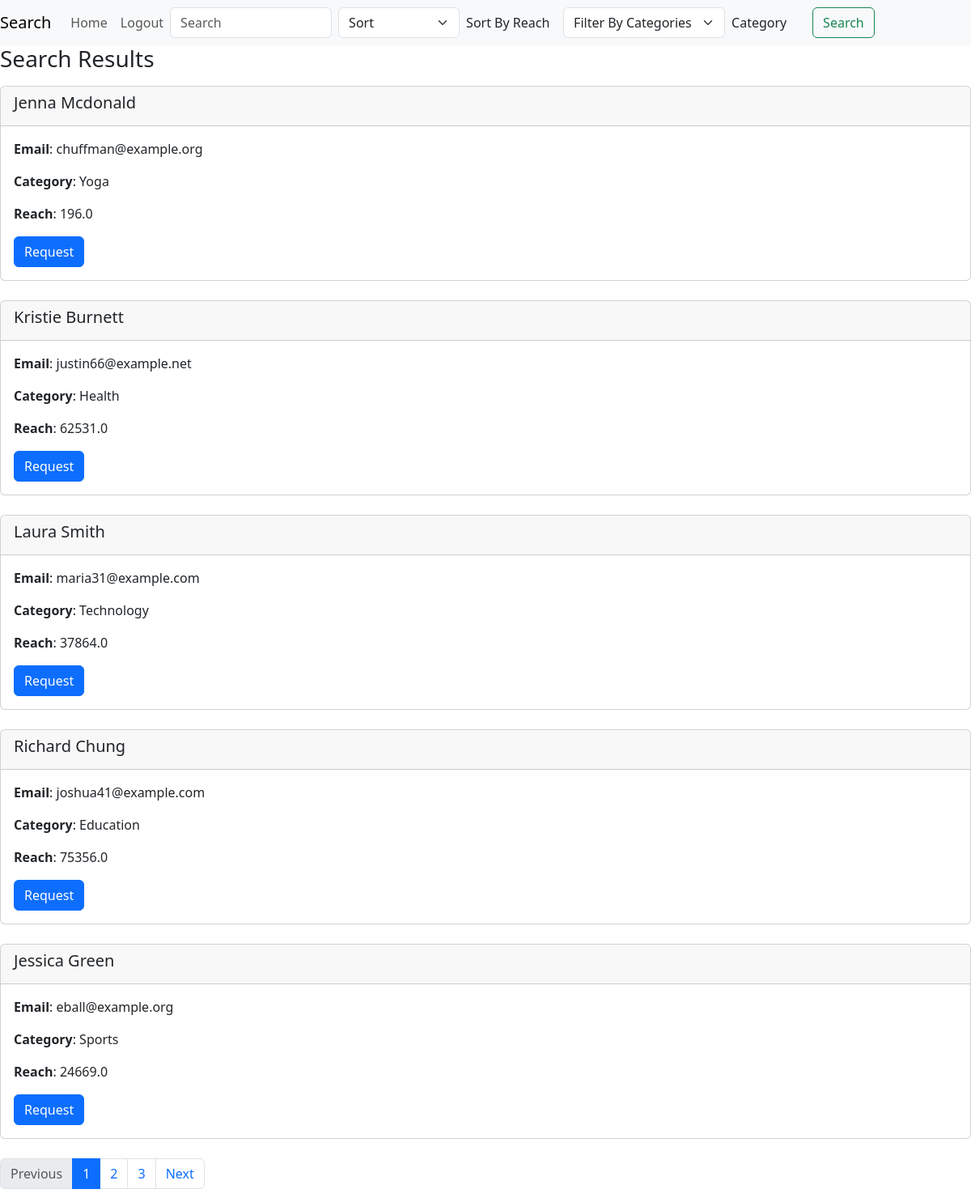
The page /search/ (signed in) on the database its author committed.
### components/models.py (models this page shows)
class User(db.Model, UserMixin):
    __tablename__ = "user"
    id = db.Column(db.Integer, primary_key=True, unique = True, nullable=False)
    role = db.Column(db.String, nullable=False)
    name = db.Column(db.String, nullable=False)
    email = db.Column(db.String, nullable=False, unique = True)
    password = db.Column(db.String, nullable=False)
    industry = db.Column(db.String)
    category = db.Column(db.String)
    reach = db.Column(db.Float)
    created_on = db.Column(db.Date, nullable=False)
    campaigns = db.relationship('Campaign', back_populates = 'sponsor')
    ad_requests = db.relationship('Ad_request', back_populates = 'influencer')

### app.py (the view, shortened to what this page needs)
@app.route('/search/', methods=['GET', 'POST'])
@login_required
def search():
    user = current_user
    form_id = request.form.get('form_id')
    campaign = []
    page = request.args.get('page', 1, type=int)
    error = request.args.get('error', '')
    name = request.args.get('name', '')
    sort = request.args.get('sort', None)
    if sort == "None": sort = None
    category = request.args.get('category', None)
    if category == "None": category = None
    if request.method == 'GET' and user.role == 'Influencer':
        campaigns = search_campaign(name, sort, category, page)
        filter_dic = {"name": name, "sort": sort, "category": category}
        return render_template('search.html', type=user.role, results=campaigns, campaign=campaign, id=user.id, filter_dic=filter_dic, error=error)
    elif request.method == 'GET' and user.role == 'Sponsor':
        influencers = search_user(name, sort, category, page)
        campaign = get_sponsor_campaigns(user.id, -1)
        filter_dic = {"name": name, "sort": sort, "category": category}
        return render_template('search.html', type=user.role, results=influencers, campaign=campaign, id=None, filter_dic=filter_dic, error=error)

### app.py (called while the page is built)
@login_manager.user_loader
def load_user(user_id):
    user = User.query.get(user_id)
    return user

### components/campaign.py (called while the page is built)
def get_sponsor_campaigns(sponsor_id, page):
    if page == -1:
        campaigns = Campaign.query.filter_by(sponsor_id=sponsor_id).all()
        return campaigns
    campaigns = Campaign.query.filter_by(sponsor_id=sponsor_id).paginate(page=page, per_page=5, error_out=False)
    return campaigns

### components/user.py (called while the page is built)
def search_user(name, reach, category, page):
    users = User.query.filter_by(role="Influencer")
    if category: users = users.filter_by(category=category)
    if name: users = users.filter(User.name.like('%' + name + '%'))
    if reach == "Descending":
        users = users.order_by(User.reach.desc())
    elif reach == "Ascending":
        users = users.order_by(User.reach.asc())
    users = users.paginate(page=page, per_page=5, error_out=False)
    return users

### templates/search.html (shortened to what this page needs)
<!DOCTYPE HTML>
<html>
    <head>
        <link href="https://cdn.jsdelivr.net/npm/bootstrap@5.3.3/dist/css/bootstrap.min.css" rel="stylesheet">
    </head>
    <body style="margin-top:56px">
        <nav class="navbar navbar-expand-lg navbar-light bg-light fixed-top">
            <a class="navbar-brand" href="#">Search</a>
            <div class="collapse navbar-collapse" id="navbarSupportedContent">
              <ul class="navbar-nav mr-auto">
                {% if type == "Sponsor" %}
                    <li class="nav-item">
                        <a class="nav-link" href="{{ url_for('sponsor_dashboard') }}">Home</a>
                    </li>
                {% elif type == "Influencer" %}
                    <li class="nav-item">
                        <a class="nav-link" href="{{ url_for('influencer_dashboard') }}">Home</a>
                    </li>
                {% endif %}
                <li class="nav-item">
                    <a class="nav-link" href="{{ url_for('logout') }}">Logout</a>
                </li>
              </ul>
              <form class="d-flex mr-auto" method="POST">
                <input class="form-control me-2" type="search" name="search" value="{{ filter_dic.name }}" placeholder="Search" aria-label="Search" style="width:200px">
                <select class="form-select me-2" name="sort" id="sort" aria-label="Sort" style="width:150px">
                    <option value="{{ None }}"disabled selected>Sort</option>
                </select>
                <label for="Search_Type" style="width:120px; align-content: center;">Sort By Reach</label>
                <select id="category" name="category" class="form-select me-2" style="width:200px">
                    <option value="{{ None }}" disabled selected>Filter By Categories</option>
                </select>
                <label for="category" style="width:100px; align-content: center;">Category</label>
                <button class="btn btn-outline-success" type="submit">Search</button>
              </form>
            </div>
        </nav>
        <div class="Main Section">
            <h3>Search Results</h3>
            {% if type == "Sponsor" %}
            {% for influencer in results.items %}
                <div class="card">
                    <div class="card-header">
                        <h5>{{ influencer.name }}</h5>
                    </div>
                    <div class="card-body">
                        <p class="card-text"><b>Email</b>: {{ influencer.email }}</p>
                        <p class="card-text"><b>Category</b>: {{ influencer.category }}</p>
                        <p class="card-text"><b>Reach</b>: {{ influencer.reach }}</p>
                        <button type="button" class="btn btn-primary" data-bs-toggle="modal" data-bs-target="#requestAd{{ influencer.id }}">
                            Request
                        </button>
                    </div>
                </div>
                <br>
            {% endfor %}
            {% endif %}
            <nav aria-label="Search Page Nav">
                <ul class="pagination">
                    {% if results.has_prev %}
                    <li class="page-item">
                        <a class="page-link" href="/search?page={{ results.prev_num }}&name={{ filter_dic.name }}&sort={{ filter_dic.sort }}&category={{ filter_dic.category }}">Previous</a>
                    </li>
                    {% else %}
                    <li class="page-item disabled"><span class="page-link">Previous</span></li>
                    {% endif %}
                    {% for page_num in results.iter_pages() %}
                    {% if page_num %}
                    {% if page_num != results.page %}
                    <li class="page-item"><a class="page-link" href="/search?page={{ page_num }}&name={{ filter_dic.name }}&sort={{ filter_dic.sort }}&category={{ filter_dic.category }}">{{ page_num }}</a></li>
                    {% else %}
                    <li class="page-item active" aria-current="page">
                        <span class="page-link">{{ page_num }}</span>
                    </li>
                    {% endif %}
                    {% else %}
                    <li class="page-item disabled"><span class="page-link">...</span></li>
                    {% endif %}
                    {% endfor %}
                    {% if results.has_next %}
                    <li class="page-item">
                        <a class="page-link" href="/search?page={{ results.next_num }}&name={{ filter_dic.name }}&sort={{ filter_dic.sort }}&category={{ filter_dic.category }}">Next</a>
                    </li>
                    {% else %}
                    <li class="page-item disabled"><span class="page-link">Next</span></li>
                    {% endif %}
                </ul>
            </nav>
        </div>
    </body>
</html>

### rows shown on the page
User: name "Jenna Mcdonald", email "chuffman@example.org", category "Yoga", reach "196.0"
User: name "Kristie Burnett", email "justin66@example.net", category "Health", reach "62531.0"
User: name "Laura Smith", email "maria31@example.com", category "Technology", reach "37864.0"
User: name "Richard Chung", email "joshua41@example.com", category "Education", reach "75356.0"
User: name "Jessica Green", email "eball@example.org", category "Sports", reach "24669.0"

### other values the page prints
{{ page_num }} "1"
{{ page_num }} "2" "3"
